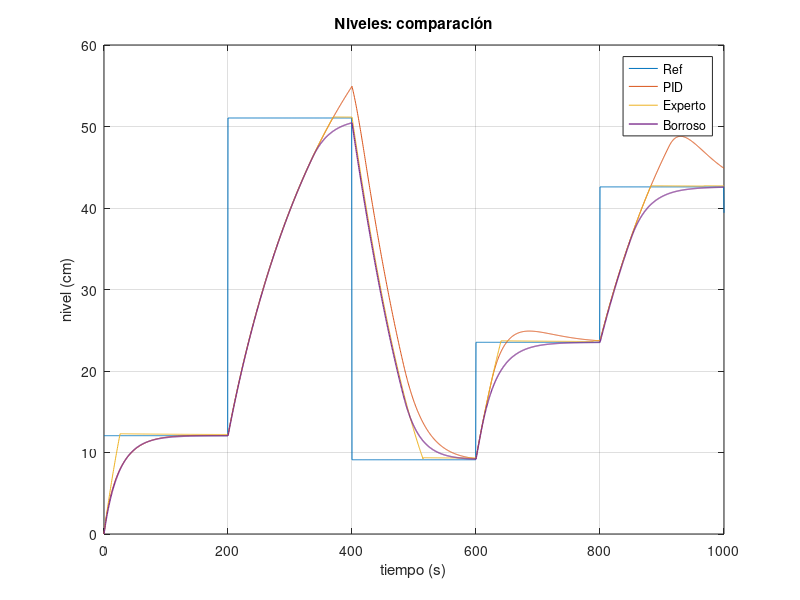
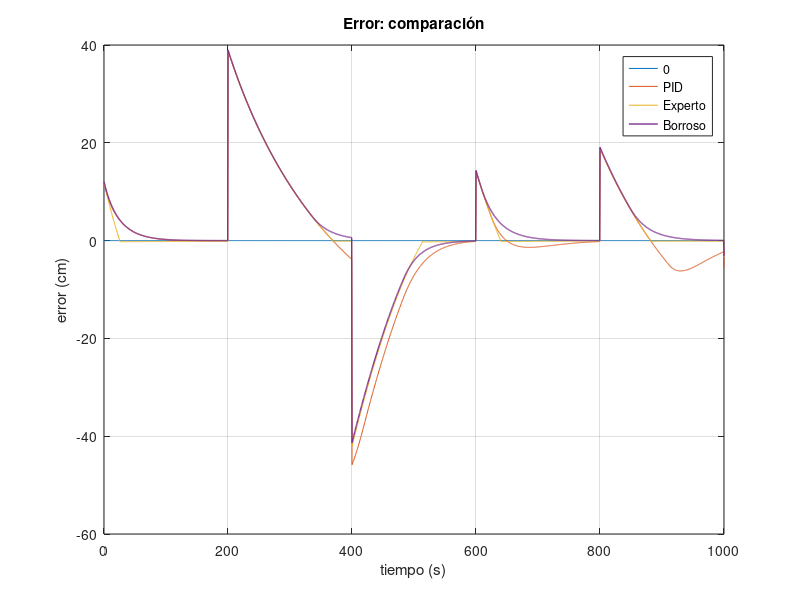
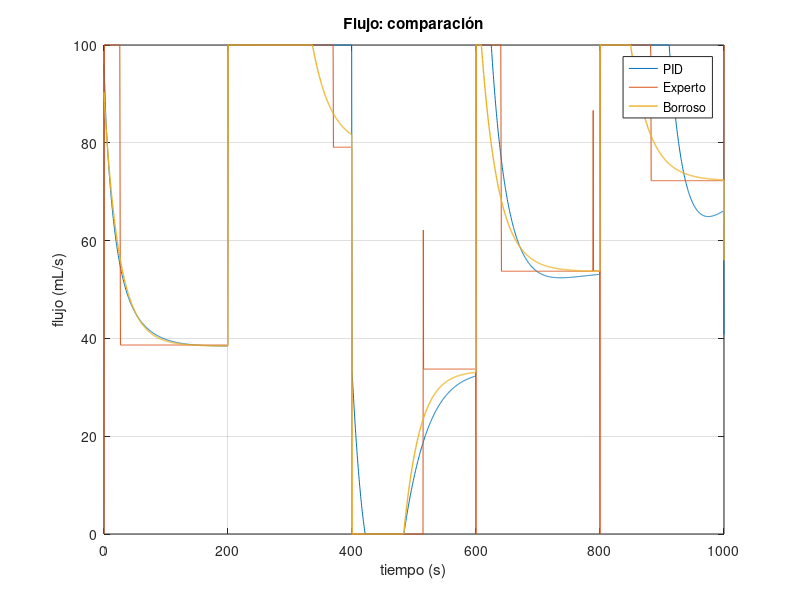

Write MATLAB code to recreate these figures, in order.

clear all;

resized = [680, 458, 280, 210];

% Alturas
altura_pid = load("altura_pid.mat", "altura");
altura_pid = altura_pid.("altura");

altura_expert = load("altura_expert.mat", "altura");
altura_expert = altura_expert.("altura");

altura_fuzzy = load("altura_fuzzy.mat", "altura");
altura_fuzzy = altura_fuzzy.("altura");

figure(1)
plot(altura_pid(1,:), altura_pid(2,:)*100, altura_pid(1,:), altura_pid(3,:)*100, altura_expert(1,:), altura_expert(3,:)*100, ...
    altura_fuzzy(1,:), altura_fuzzy(3,:)*100, 'linewidth', 1);
grid on;
xlabel('tiempo (s)');
ylabel('nivel (cm)');
legend('Ref', 'PID', 'Experto', 'Borroso');
title('Niveles: comparación');
set(gcf, 'Position', resized);

% Errores
error_pid = load("error_pid.mat", "error");
error_pid = error_pid.("error");

error_expert = load("error_expert.mat", "error");
error_expert = error_expert.("error");

error_fuzzy = load("error_fuzzy.mat", "error");
error_fuzzy = error_fuzzy.("error");

figure(2)
plot(error_pid(1,:), zeros(size(error_pid(1,:))), error_pid(1,:), error_pid(2,:)*100, error_expert(1,:), error_expert(2,:)*100, ...
    error_fuzzy(1,:), error_fuzzy(2,:)*100, 'linewidth', 1);
grid on;
xlabel('tiempo (s)');
ylabel('error (cm)');
legend('0', 'PID', 'Experto', 'Borroso');
title('Error: comparación');
set(gcf, 'Position', resized);

% Flujos
flujo_pid = load("flujo_pid.mat", "flujo");
flujo_pid = flujo_pid.("flujo");

flujo_expert = load("flujo_expert.mat", "flujo");
flujo_expert = flujo_expert.("flujo");

flujo_fuzzy = load("flujo_fuzzy.mat", "flujo");
flujo_fuzzy = flujo_fuzzy.("flujo");

figure(3)
plot(flujo_pid(1,:), flujo_pid(2,:)*1000, flujo_expert(1,:), flujo_expert(2,:)*1000, ...
    flujo_fuzzy(1,:), flujo_fuzzy(2,:)*1000, 'linewidth', 1);
grid on;
xlabel('tiempo (s)');
ylabel('flujo (mL/s)');
legend('PID', 'Experto', 'Borroso');
title('Flujo: comparación');
set(gcf, 'Position', resized);
